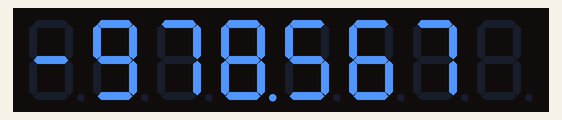
A sketch run on a simulated Arduino Uno, built with avr-gcc and run on an emulated ATmega328P. Shown: 8-digit seven-segment display.

Above: at 0.1 s.
At 2.1 s:
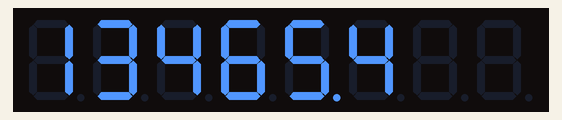

Measured:
- what the display in image 1 shows lasts 2.0 s, from 2.0 s to 4.0 s

The sketch:

seg7Float.ino
```cpp
// Contoh untuk menampilkan bilangan pecahan

#include "LedControl.h"

const byte PIN_DIN = 2;
const byte PIN_CLK = 3;
const byte PIN_CS = 4;

LedControl lc = LedControl(PIN_DIN, PIN_CLK, PIN_CS, 1);

void setup()
{
  lc.shutdown(0,false);
  lc.setIntensity(0, 8);
  lc.clearDisplay(0);
}

void loop()
{
  float bil = -978.5671;
  tampilkanBilReal(bil, 3);
  delay(2000);

  bil = 13465.4567;
  tampilkanBilReal(bil, 1);
  delay(2000);
}

void tampilkanBilReal(float bil, byte n)
{
  lc.clearDisplay(0);

  long bilBaru = bil * pow(10.0, n);

  char teks[9];
  sprintf(teks, "%ld", bilBaru);
  int posTitik = 8 - strlen(teks) + n;

  for (int pos = 0; pos < strlen(teks); pos++)  {
    if (pos == 8)
      break;

    int lokasi = 7 - pos;
    boolean adaTitik = (lokasi == posTitik);
    lc.setChar(0, 7 - pos, teks[pos], adaTitik);
  }
}
```
